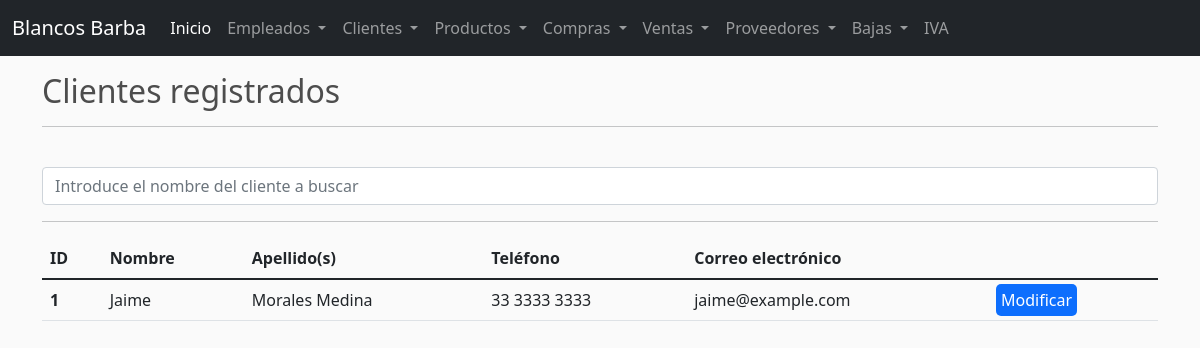
Before: /clients/ with the older database file.
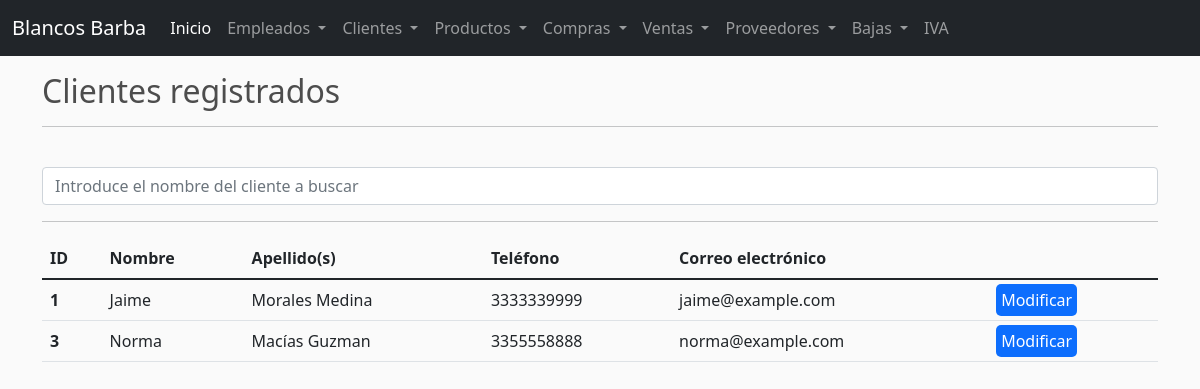
After: the same page with the newer database file.
### barba/models.py (models this page shows, shortened)
class Cliente(models.Model):
    nombre = models.CharField(max_length=50,null=True)
    apellidos = models.CharField(max_length=50,null=True)
    correo = models.CharField(max_length=50,null=True)
    telefono = models.CharField(max_length=50,null=True)

### barba/views.py (the view)
# urls.py: path('clients/',views.clients, name='clients'),
def clients(request):
    if request.method == 'POST':
        clientes = Cliente.objects.filter(apellidos__contains=request.POST['searched'])
        flag = 1 if len(clientes) > 0 else 2
    else:
        clientes = Cliente.objects.all()
        flag = 0
    context = {
        'clientes': clientes,
        'flag': flag,
    }
    return render(request, 'clients.html', context)

### barba/templates/clients.html (shortened to what this page needs)
{% extends 'base.html' %}
{% block content %}
<div class="container">
    <h2>Clientes registrados</h2>
    <hr>
    <form class="form-inline" method="POST" action="">
        <br>
        <input class="form-control mr-sm-2" type="search" placeholder="Introduce el nombre del cliente a buscar" aria-label="Search" name="searched" value="{{ searched }}">
    </form>
    <hr>
    <table class="table">
        <thead>
            <tr>
                <th scope="col">ID</th>
                <th scope="col">Nombre</th>
                <th scope="col">Apellido(s)</th>
                <th scope="col">Teléfono</th>
                <th scope="col">Correo electrónico</th>
            </tr>
        </thead>
        <tbody>
            {% for cliente in clientes %}
                <tr>
                    <th scope="col">{{cliente.id}}</th>
                    <td>{{cliente.nombre}}</td>
                    <td>{{cliente.apellidos}}</td>
                    <td>{{cliente.telefono}}</td>
                    <td>{{cliente.correo}}</td>
                    <td><a style="padding: 5px; background-color: #0d6efd; border-radius: 5px; color: white; text-decoration: none;" href="/mclient/{{cliente.id}}">Modificar</a></td>
                </tr>
            {% endfor %}
        </tbody>
    </table>
</div>
{% endblock %}

Changed rows visible on the page:
changed Cliente "Jaime": telefono "33 3333 3333" → "3333339999"
added Cliente: id "3", nombre "Norma", apellidos "Macías Guzman", telefono "3355558888", correo "norma@example.com"
